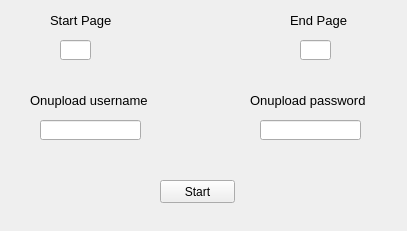
<?xml version="1.0" encoding="UTF-8"?>
<ui version="4.0">
 <class>Form</class>
 <widget class="QWidget" name="Form">
  <property name="geometry">
   <rect>
    <x>0</x>
    <y>0</y>
    <width>407</width>
    <height>231</height>
   </rect>
  </property>
  <property name="windowTitle">
   <string>Hunter</string>
  </property>
  <widget class="QPushButton" name="start_program">
   <property name="geometry">
    <rect>
     <x>160</x>
     <y>180</y>
     <width>75</width>
     <height>23</height>
    </rect>
   </property>
   <property name="text">
    <string>Start</string>
   </property>
  </widget>
  <widget class="QLineEdit" name="start_page">
   <property name="geometry">
    <rect>
     <x>60</x>
     <y>40</y>
     <width>31</width>
     <height>20</height>
    </rect>
   </property>
  </widget>
  <widget class="QLineEdit" name="end_page">
   <property name="geometry">
    <rect>
     <x>300</x>
     <y>40</y>
     <width>31</width>
     <height>20</height>
    </rect>
   </property>
  </widget>
  <widget class="QLabel" name="start_page_label">
   <property name="geometry">
    <rect>
     <x>50</x>
     <y>10</y>
     <width>61</width>
     <height>20</height>
    </rect>
   </property>
   <property name="font">
    <font>
     <pointsize>10</pointsize>
    </font>
   </property>
   <property name="text">
    <string>Start Page</string>
   </property>
  </widget>
  <widget class="QLabel" name="end_page_label">
   <property name="geometry">
    <rect>
     <x>290</x>
     <y>10</y>
     <width>61</width>
     <height>20</height>
    </rect>
   </property>
   <property name="font">
    <font>
     <pointsize>10</pointsize>
    </font>
   </property>
   <property name="text">
    <string>End Page</string>
   </property>
  </widget>
  <widget class="QLineEdit" name="username">
   <property name="geometry">
    <rect>
     <x>40</x>
     <y>120</y>
     <width>101</width>
     <height>20</height>
    </rect>
   </property>
  </widget>
  <widget class="QLineEdit" name="pasword">
   <property name="geometry">
    <rect>
     <x>260</x>
     <y>120</y>
     <width>101</width>
     <height>20</height>
    </rect>
   </property>
  </widget>
  <widget class="QLabel" name="start_page_label_2">
   <property name="geometry">
    <rect>
     <x>30</x>
     <y>90</y>
     <width>121</width>
     <height>20</height>
    </rect>
   </property>
   <property name="font">
    <font>
     <pointsize>10</pointsize>
    </font>
   </property>
   <property name="text">
    <string>Onupload username</string>
   </property>
  </widget>
  <widget class="QLabel" name="start_page_label_3">
   <property name="geometry">
    <rect>
     <x>250</x>
     <y>90</y>
     <width>121</width>
     <height>20</height>
    </rect>
   </property>
   <property name="font">
    <font>
     <pointsize>10</pointsize>
    </font>
   </property>
   <property name="text">
    <string>Onupload password</string>
   </property>
  </widget>
 </widget>
 <resources/>
 <connections/>
</ui>
